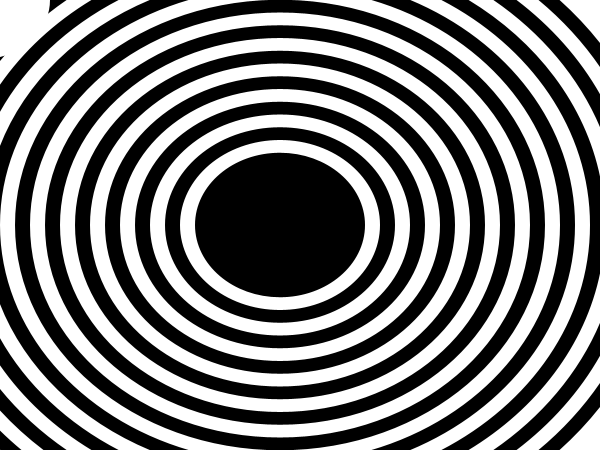
Frame 1 (no input)
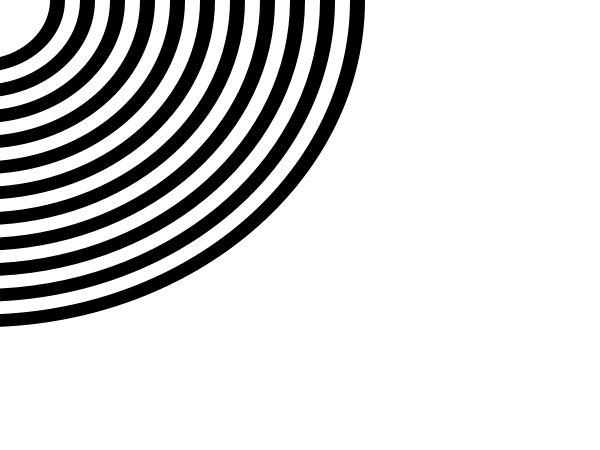
Frame 60 (the mouse pressed at the canvas centre just before this capture)
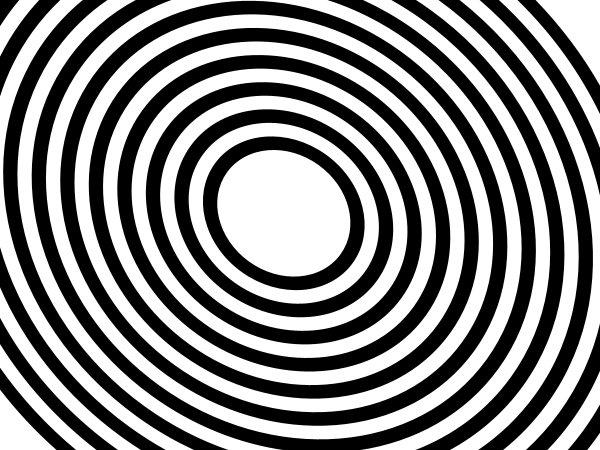
Frame 120 (the mouse held since frame 60 and released just before this capture)

The Processing sketch that drew these frames (run headless with seeded random() and noise(); from frame 60 on, the mouse is pressed at the canvas centre):

// Processing sketch: processing_8666
// ── processing_8666.pde

int nbEllipses = 22;
int smallestDiameter = 140;
int diameterIncrement = 30;
int controlPointOffset = 20;

float x, y;
ArrayList positionHistory = new ArrayList();
AngleMeter angleMeter = new AngleMeter(smallestDiameter/2.0);

void setup() {
  size(600,450);
  noStroke();
  smooth(); 
  while(positionHistory.size()<nbEllipses*2){ 
    positionHistory.add(new float[]{
      width/2,height/2,0    }
    );
  }
}

void draw() {  
  positionHistory.remove(positionHistory.size()-1);
  x = 0.6 * x + 0.4 * mouseX;
  y = 0.6 * y + 0.4 * mouseY;
  angleMeter.drag(x,y);
  positionHistory.add(0,new float[]{
    x,y,angleMeter.angle  }
  );
  drawEllipses();
}

void drawEllipses(){
  background(255);
  for(int i = 0; i<nbEllipses; i++){
    int positionIndex = 2* (nbEllipses-1  - i);
    float [] position = (float[])positionHistory.get(positionIndex);
    int majorAxis = smallestDiameter + diameterIncrement * (nbEllipses -1 -i);
    drawEllipse(position, majorAxis, i%2==0 ? 0:255);
  }  
}

void drawEllipse(float [] x_y_angle, int majorAxis, int fillColor){  
  fill(fillColor);
  pushMatrix();
  translate(x_y_angle[0],x_y_angle[1]);
  rotate(x_y_angle[2]);
  ellipse(-controlPointOffset, 0, majorAxis, majorAxis * 0.85);
  popMatrix();
}

class AngleMeter{
  float [] draggedPoint = new float[2];
  float angle; 
  float distance;
  AngleMeter(float distance){
    this.distance = distance;
  }
  void drag(float x, float y){
    float dx = x - draggedPoint[0];
    float dy = y - draggedPoint[1];
    angle = atan2(dy, dx);  
    draggedPoint[0] = x - (cos(angle) * distance);
    draggedPoint[1] = y - (sin(angle) * distance);
  }
}
